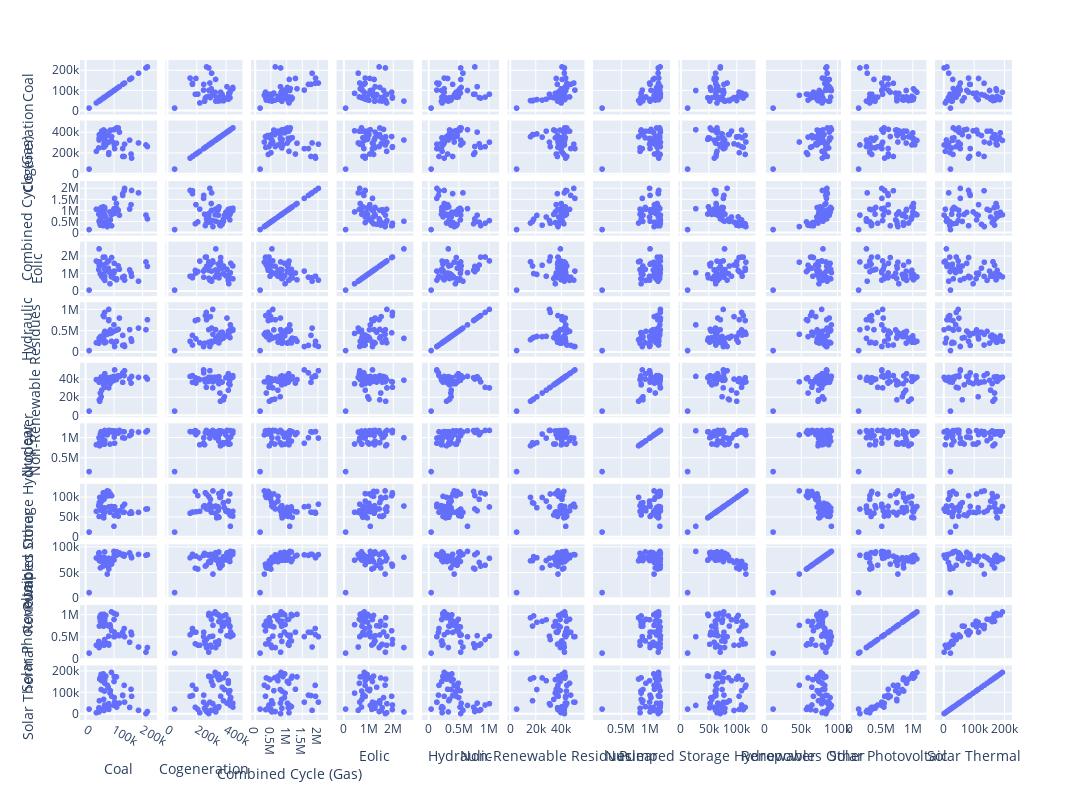

Notebook code cell kept with this figure:
### Markdown cell above
### Scatter Matrix

### Code cell
import plotly.express as px

px.scatter_matrix(df_weekly, height=800, width=1800)
